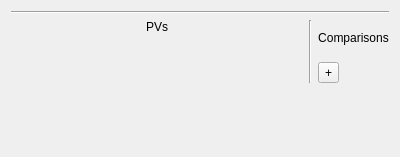
<?xml version="1.0" encoding="UTF-8"?>
<ui version="4.0">
 <class>Form</class>
 <widget class="QWidget" name="Form">
  <property name="geometry">
   <rect>
    <x>0</x>
    <y>0</y>
    <width>400</width>
    <height>157</height>
   </rect>
  </property>
  <property name="windowTitle">
   <string>Form</string>
  </property>
  <layout class="QVBoxLayout" name="verticalLayout">
   <item>
    <layout class="QVBoxLayout" name="name_desc_tags_layout"/>
   </item>
   <item>
    <widget class="Line" name="line">
     <property name="orientation">
      <enum>Qt::Horizontal</enum>
     </property>
    </widget>
   </item>
   <item>
    <layout class="QHBoxLayout" name="horizontalLayout">
     <property name="topMargin">
      <number>0</number>
     </property>
     <item>
      <layout class="QVBoxLayout" name="pvs_layout">
       <property name="topMargin">
        <number>0</number>
       </property>
       <item>
        <widget class="QLabel" name="label_4">
         <property name="text">
          <string>PVs</string>
         </property>
         <property name="alignment">
          <set>Qt::AlignCenter</set>
         </property>
        </widget>
       </item>
       <item>
        <spacer name="verticalSpacer_2">
         <property name="orientation">
          <enum>Qt::Vertical</enum>
         </property>
         <property name="sizeHint" stdset="0">
          <size>
           <width>20</width>
           <height>40</height>
          </size>
         </property>
        </spacer>
       </item>
      </layout>
     </item>
     <item>
      <widget class="Line" name="line_3">
       <property name="orientation">
        <enum>Qt::Vertical</enum>
       </property>
      </widget>
     </item>
     <item>
      <layout class="QVBoxLayout" name="outer_comparisons_layout">
       <property name="topMargin">
        <number>0</number>
       </property>
       <item>
        <widget class="QLabel" name="label_5">
         <property name="text">
          <string>Comparisons</string>
         </property>
         <property name="alignment">
          <set>Qt::AlignCenter</set>
         </property>
        </widget>
       </item>
       <item>
        <layout class="QVBoxLayout" name="comparisons_layout"/>
       </item>
       <item>
        <widget class="QToolButton" name="toolButton">
         <property name="text">
          <string>+</string>
         </property>
        </widget>
       </item>
      </layout>
     </item>
    </layout>
   </item>
   <item>
    <spacer name="verticalSpacer">
     <property name="orientation">
      <enum>Qt::Vertical</enum>
     </property>
     <property name="sizeHint" stdset="0">
      <size>
       <width>20</width>
       <height>40</height>
      </size>
     </property>
    </spacer>
   </item>
  </layout>
 </widget>
 <resources/>
 <connections/>
</ui>
